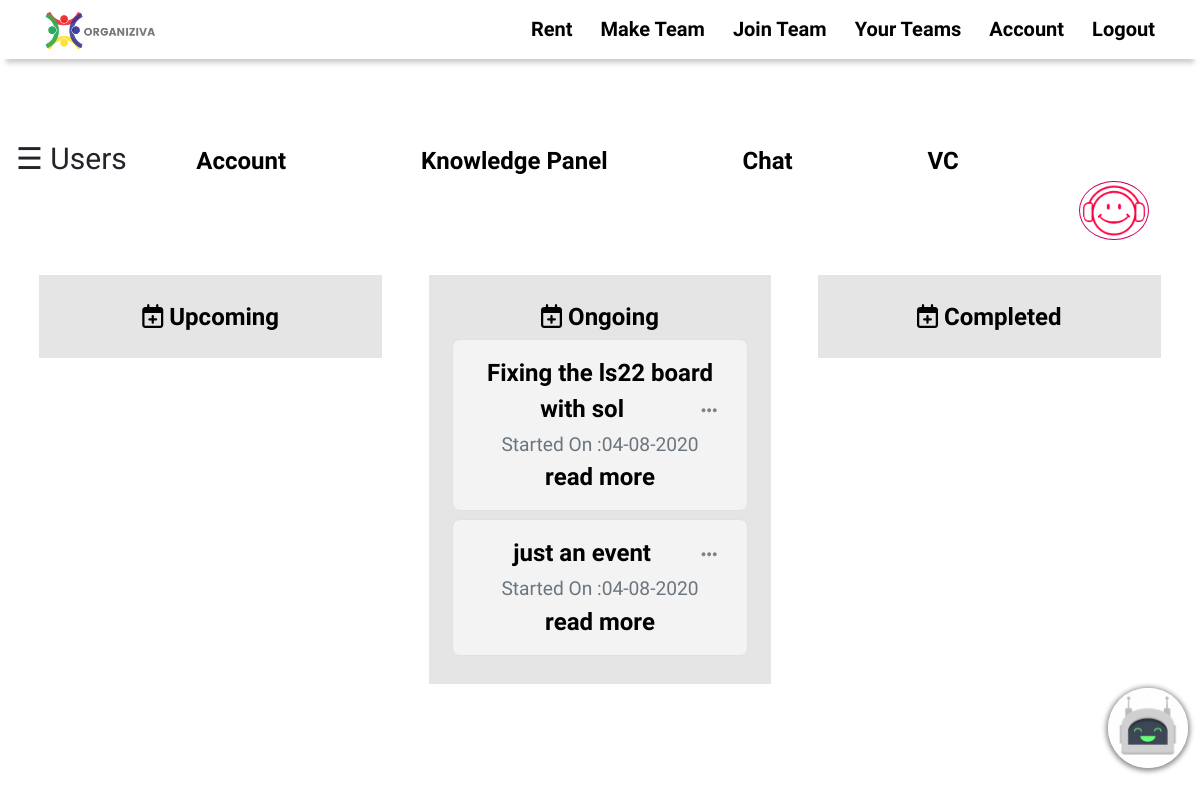
Page /c958cd92c34a6f77dpsrohini/team (signed in) on the earlier database version.
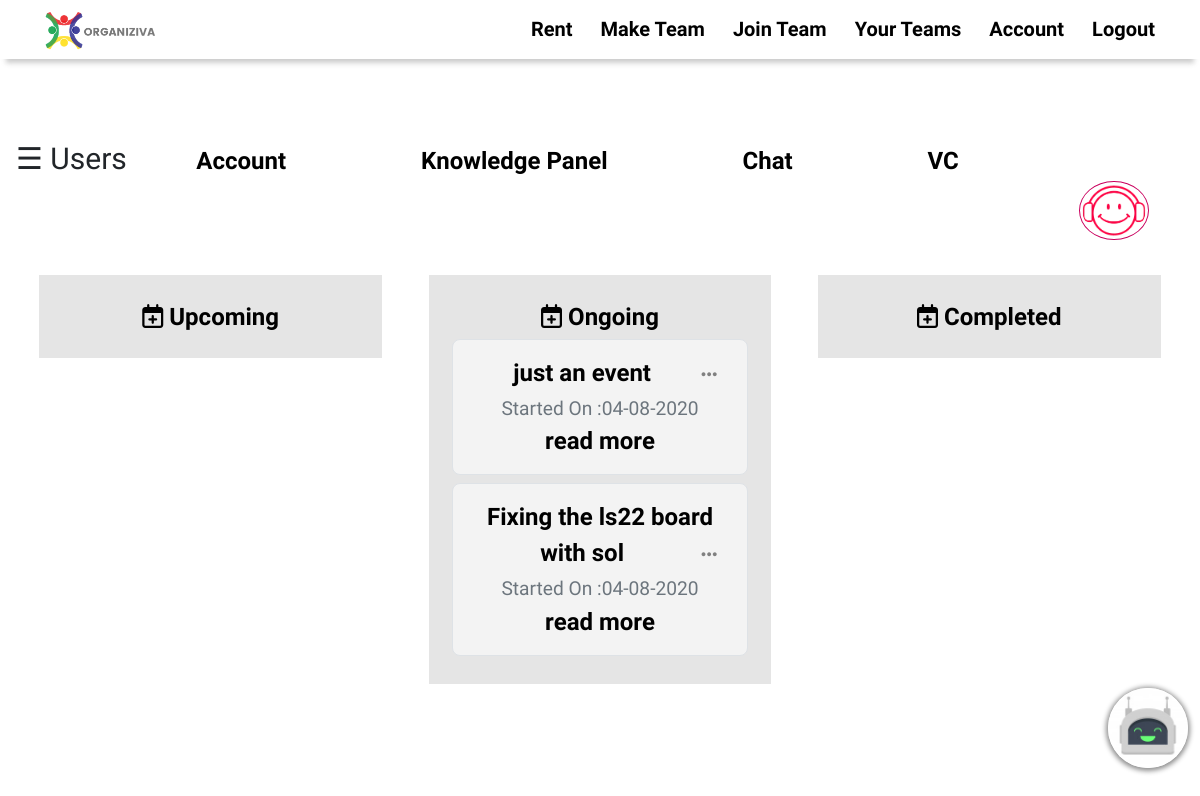
Same page on the later database version.
### Tool/models.py (models this page shows, shortened)
class Events(db.Model):
    __tablename__ = 'events'
    id = db.Column(db.Integer, primary_key = True)
    teamid = db.Column(db.Integer, db.ForeignKey('teams.randomid'))
    date = db.Column(db.DateTime,nullable = False,default=datetime.now)
    start_date = db.Column(db.DateTime,nullable = True)
    end_date = db.Column(db.DateTime,nullable = True)
    title = db.Column(db.String)
    event = db.Column(db.String)
    type = db.Column(db.String)

### app.py (the view)
@app.route('/<team_id>/team', methods = ['GET' , 'POST'])
@login_required
def team(team_id):
    team = Team.query.filter_by(randomid = team_id).first()
    if current_user in team.workers:
        team_upcoming = Events.query.filter_by(type = 'upcoming', teamid = team_id).order_by(Events.start_date.asc())
        for upcoming in team_upcoming:
            if upcoming.start_date is None:
                continue
            now = datetime.now()
            if upcoming.start_date.strftime('%d-%m-%Y') <= now.strftime('%d-%m-%Y'):
                return redirect(url_for('change_event' , team_id = team_id , event_id = upcoming.id , type = 'o'))
        team_ongoing = Events.query.filter_by(type = 'ongoing', teamid = team_id).order_by(Events.start_date.asc())
        team_completed = Events.query.filter_by(type = 'completed', teamid = team_id).order_by(Events.date.asc())
        team_owner = team.ownerid
    else:
        abort(403)
    return render_template('team.htm',team = team ,team_owner = team_owner, team_upcoming = team_upcoming,
                            team_ongoing = team_ongoing , team_completed = team_completed , team_id = team_id )

### Tool/models.py (called while the page is built)
@login_manager.user_loader
def load_user(user_id):
    return User.query.get(user_id)

### Tool/templates/team.htm (shortened to what this page needs)
{%extends 'base.htm'%}
{%block content%}
<div id="main">
  <br><br><br><br><br>
<span style="font-size:30px;cursor:pointer" onclick="openNav()">&#9776; Users</span>
{%if team_owner == current_user.id%}
  <a style=" padding: 0.61% ;border-radius: 7%;" class="addition" href="{{url_for('team_account' , team_id = team_id)}}">Account</a>
{%endif%}
<a style=" padding: 0.61% ;border-radius: 7%;" class="addition" href="{{url_for('all_knowledge' , team_id = team_id)}}">Knowledge Panel</a>
<a style=" padding: 0.61% ;border-radius: 7%;" class="addition" href="{{url_for('sessions' , teamid = team_id)}}">Chat</a>
<a title="video call" style=" padding: 0.61% ;border-radius: 7%;" class="addition" href="{{url_for('vc' , team_id = team_id)}}">VC</a>
<div class="portfolio">
  <div class="portfolio-item">
      <a href="#lightbox" title="Relaxing Music" class="button"><img style="float: right; margin-bottom: 3% ;padding: 0.2%; margin-right: 3%; border-radius: 50%; border: 1px solid rgb(201, 0, 94);" src="{{url_for('static', filename="head.png")}}" alt="Music to deal with fatigue"  width="70px"></a>
  </div>
</div>
<div class="lists">
  <div class="list">
    {%if team_owner == current_user.id%}
      <a title="Add Event" align = "center" href="{{url_for('make_upcoming' , team_id = team_id , type = 'upcoming')}}">
        <i class="fa fa-calendar-plus-o" style="font-size:24px"></i>
        Upcoming</a>
    {%else%}
    <center>Upcoming</center>
    {%endif%}
  </div>
  <div class="list">
    {%if team_owner == current_user.id%}
      <a title="Add Event" align = "center" href="{{url_for('make_upcoming' , team_id = team_id ,type = 'ongoing')}}">
        <i class="fa fa-calendar-plus-o" style="font-size:24px"></i>
        Ongoing</a>
    {%else%}
    <center>Ongoing</center>
    {%endif%}
    {%if team_ongoing%}
      {%for event in team_ongoing%}
      <div class = "list-item jumbotron border">
        {{event.title}}
        <div class="dropdown" style="float:right;">
          <i class="fas fa-ellipsis-h dropbtn"></i>
        </div>
        <small id="emailHelp" class="form-text text-muted">Started On :{{event.start_date.strftime('%d-%m-%Y')}}</small>
        <a href="{{url_for('event' ,team_id = team_id, event_id = event.id )}}">read more</a>
      </div>
      {%endfor%}
    {%endif%}
  </div>
  <div class="list">
    {%if team_owner == current_user.id%}
      <a title="Add Event" align = "center" href="{{url_for('make_upcoming' , team_id = team_id , type = 'completed')}}">
        <i class="fa fa-calendar-plus-o" style="font-size:24px"></i>
        Completed</a>
    {%else%}
    <center>Completed</center>
    {%endif%}
  </div>
</div>
</div>
{%endblock%}

### Tool/templates/base.htm (shortened to what this page needs)
<!DOCTYPE html>
<html>
<head>
  <link
  rel="stylesheet"
  href="https://cdnjs.cloudflare.com/ajax/libs/animate.css/4.0.0/animate.min.css"
/>
    <link rel="stylesheet" type="text/css" media="screen" href="{{url_for('static', filename="remote.css")}}">
    <link rel="stylesheet" href="https://cdnjs.cloudflare.com/ajax/libs/font-awesome/4.7.0/css/font-awesome.min.css">
    <link href="https://unpkg.com/aos@2.3.1/dist/aos.css" rel="stylesheet">
    <link rel="stylesheet" href="https://stackpath.bootstrapcdn.com/bootstrap/4.5.0/css/bootstrap.min.css">
</head>
<body>
  <nav class="site-header fixed-top py-1 font-weight-bold navigation ">
      <div class="container d-flex flex-column flex-md-row justify-content-between">
        <a class="navbar-brand" href="{{url_for('index')}}">
          <img  src="{{url_for('static', filename="main-logo.png")}}" width="25%"  class="d-inline-block align-left" alt="logo can't load" align = "left">
        </a>
          {%if current_user.is_authenticated%}
          <a class = "clicks" href="{{url_for('all_rental')}}">Rent</a>
          <a class="clicks" href="{{url_for('make_team')}}">Make Team</a>
          <a class="clicks" href="{{url_for('join_team')}}">Join Team</a>
          <a class="clicks" href="{{url_for('all_teams')}}">Your Teams</a>
          <a class="clicks" href="{{url_for('account')}}">Account</a>
          <a class="clicks" href="{{url_for('logout')}}">Logout</a>
          {%else%}
          <a class="clicks nav-item active" href="{{url_for('register')}}">Register</a>
          <a class="clicks nav-item active" href="{{url_for('login')}}">Login</a>
          <a class="clicks nav-item active" href="{{url_for('chatbot')}}">Chatbot</a>
          {%endif%}
      </div>
  </nav>
  <img id="chat-btn" src="{{url_for('static', filename="chat.png")}}" alt="Our Chatty Bot is not loading" onclick="openBot()">
  {%block content%}
  {%endblock%}
</body>

### Tool/static/remote.css (style rules this page uses)
html { scroll-behavior: smooth; }
body { font-family: 'Josefin Sans', sans-serif !important; }
.navigation { position: sticky ; padding: 1.5%; width: 100%; background-color: white !important; line-height: 40px; box-shadow: 0 10px 5px -6px rgba(75, 75, 75, 0.281); }
.clicks { font-family: 'Josefin Sans', sans-serif; font-size: 20px; padding-top: 5px ; float: right; }
#chat-btn { height: 10vh; z-index: 15; cursor: pointer; position: fixed; border-radius: 50%; bottom: 4vh; right: 1vw; box-shadow: 0px 1px 5px 2px rgba(0, 0, 0, 0.452); }
a { text-decoration: none !important; color: black !important; }
.addition { font-family: 'Josefin Sans', sans-serif; font-size: 150%; font-weight: 900; margin: 5%; margin-top: 15% !important; }
* { margin: 0; padding: 0; box-sizing: border-box; }
.lists { font-family: 'Josefin Sans', sans-serif; color: black; font-size: x-large; font-weight: 700; display: flex; flex: 1; width: 100%; }
.lists .list { display: flex; flex-flow: column; flex: 1; width: 100%; max-height: fit-content; height: 100%; background-color: rgba(0, 0, 0, 0.1); margin: 0 2%; padding: 2%; transition: all 0.2s linear; }
.lists .list .list-item { background-color: #F3F3F3; border-radius: 8px; padding: 15px 20px; text-align: center; margin: 4px 0px; }
* { box-sizing: border-box; }
.dropbtn { color: grey; padding: 10px; font-size: 18px; border: none; cursor: pointer; }
.dropdown { position: relative; display: inline-block; }

### Tool/templates/team.htm (style rules this page uses)
body { font-family: "Lato", sans-serif; transition: background-color .5s; }
#main { transition: margin-left .5s; padding: 16px; }

Differences in the rows shown:
changed Events "just an event": moves up the list
